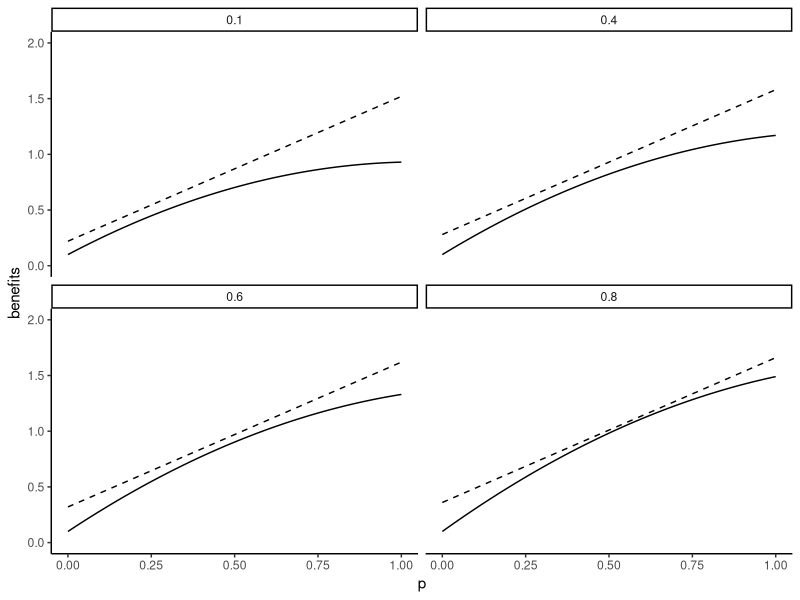

R code for this plot: (Note: this script raises an error after producing the figure.)
######################################
#### Script for loss-aversion ABM ####
######################################

# Packages ----
library(tidyverse)
theme_set(theme_classic())
nice_colors <- c("#ADDFB3",
                 "#4A5E4C",
                 "#916C63",
                 "#8F8091",
                 "#DEAEA2",
                 "#D8B8DE",
                 "#7B9E7F")

# Enviroment (Set-up) ----
# We need a cost function for the policy
cost_function <- function(t,p) {
  cost <- 0.2 + 1.3*p + 0.2*t
  return(cost)
}

# We need a benefit function for the policy
benefit_function <- function(t,p) {
  benefit <- 0.1 + 1.5*p + -0.75*(p^2) + 0.8*t*p
}

# Let's try it 
functions_df <- expand_grid(p = seq(0, 1, 
                                    length.out = 100),
                            t = c(0.1, 
                                  0.4, 
                                  0.6, 
                                  0.8))

benefits <- pmap_dbl(functions_df, benefit_function)
costs <- pmap_dbl(functions_df, cost_function)

functions_df <- functions_df %>% 
  mutate(benefits = benefits, 
         costs = costs)

functions_df %>% 
  ggplot(aes(
    x = p, 
    y = benefits
  )) +
  geom_line() +
  geom_line(data = functions_df, 
            aes(
              x = p, 
              y = costs
            ), 
            linetype = "dashed") +
  ylim(c(0,2)) +
  facet_wrap(~t)

# Okay this seems relatively tenable 

# ABM ----

# Parameters 

N <- 50

turns <- 100

rounds <- 1

b_rate <- 0.1

age_categories <- 10

learn_prob_age <- c(rep(0.1, times = age_categories))
age_probs <- c(rep(0.1, times = age_categories))


# Dataframe to keep track of results
output_df <- matrix(
  data = NA_real_,
  nrow = turns * rounds,
  ncol = 3 + age_categories
) %>%
  as.data.frame()

colnames(output_df) <- c("turn", 
                         "round", 
                         map_chr(.x = 1:age_categories, 
                                 ~ paste0("p_",.x)), 
                         "total_p")

output_df$turn <- rep(1:turns, rounds)
output_df$round <- as.factor(rep(1:rounds, each = turns))

# Begin the rounds
for (round in 1:rounds) {
  
  agents_df <- matrix(data = NA_real_,
                      nrow = N,
                      ncol = (3+turns)) %>%
    as.data.frame()
  
  colnames(agents_df) <- c("id", "type", "age",1:turns)
  
  # We begin by assigning each agent a type at random
  # And a starting policy at random
  
  agents_df$id <- c(1:N)
  agents_df$type <- runif(N)
  agents_df[,4] <- runif(N)
  
  # Then we assing age categories at random as well
  # Let's start with 10 age categories
  agents_df$age <- sample(c(1:10), 
                          size = N, 
                          replace = T, 
                          prob = age_probs)
  
  print(table(agents_df$age))
  
  # Average policy for each age-group
  smdf <- agents_df %>% 
    select(age,4) 
  colnames(smdf) <- c("age","p")
  smdf <- smdf %>% group_by(age) %>% summarise(avg = mean(p)) %>% ungroup()
  
  smdf <- smdf  %>% 
    add_row(
      age = setdiff(1:age_categories, smdf$age), 
      avg = rep(0, times = length(setdiff(1:age_categories, smdf$age)))) %>% 
    arrange(age)
  
  # Initial average preference
  output_df[output_df$turn == 1 &
              output_df$round == round, 3:(ncol(output_df)-1)] <-
    smdf %>% pull(avg)
  output_df[output_df$turn == 1 &
              output_df$round == round,ncol(output_df)] <- mean(agents_df[,4])
  
  # Build the loop for each turn
  
  for (turn in 2:turns) {
    
    # Calculate benefits for each agent of current policy
    benefits <- map2_dbl(.x = agents_df$type,
                         .y = agents_df[,(turn+2)],
                         benefit_function)
    
    # Calculate costs for each agent for current policy
    costs <- map2_dbl(.x = agents_df$type,
                      .y = agents_df[, (turn+2)],
                      cost_function)
    
    # Get net benefits
    net_benefits <- benefits-costs
    
    # Pick demonstrators at random
    demonstrators <- sample(c(1:nrow(agents_df)),
                            size = nrow(agents_df),
                            replace = T)
    
    # Function for prob of learning by age 
    
    
    # I am going to assume that the status quo policy will be the one that individuals currently hold 
    # For whom is the observed new policy lower than where they currently are?
    lower_policy <- which(agents_df[demonstrators,turn+2] < agents_df[,turn+2])
    
    # For whom is the observed new policy higher than where they currently are? 
    higher_policy <- which(agents_df[demonstrators,turn+2] >= agents_df[,turn+2])
    
    # Empty container for benefit comparison
    benefits_comparison <- vector(length = nrow(agents_df), mode = "numeric")
    
    # Benefit comparisons for those where new policy is lower
    benefits_comparison[lower_policy] <- (net_benefits[demonstrators[lower_policy]] - net_benefits[lower_policy]) - 
      lambda/((10-agents_df$age[lower_policy])+1) * (benefits[lower_policy]-benefits[demonstrators[lower_policy]])
    
    # Benefit comparisons for those where new policy is higher 
    benefits_comparison[higher_policy] <- (net_benefits[demonstrators[higher_policy]] - net_benefits[higher_policy]) - 
      lambda/((10-agents_df$age[higher_policy])+1) * (costs[demonstrators[higher_policy]]-costs[higher_policy])
    
    # People who perceive a higher net-benefit with the observe policy learn
    # Otherwise they stay where they are 
    learners <- which(benefits_comparison > 0)
    nonlearners <- which(benefits_comparison <= 0)
    
    # Learners update
    agents_df[learners, (turn+3)] <-
      agents_df[, turn+2][demonstrators[learners]]
    
    # Non-learners stay
    agents_df[nonlearners, (turn+3)] <-
      agents_df[nonlearners, (turn+2)]
    
    # Keep track of average policy for each age-group
    smdf <- agents_df %>% 
      select(age,(turn+3)) 
    colnames(smdf) <- c("age","p")
    smdf <- smdf %>% group_by(age) %>% summarise(avg = mean(p)) %>% ungroup()
    smdf <- smdf  %>% 
      add_row(
        age = setdiff(1:age_categories, smdf$age), 
        avg = rep(0, times = length(setdiff(1:age_categories, smdf$age)))) %>% 
      arrange(age)
    
    output_df[output_df$turn == turn &
                output_df$round == round, 4:(ncol(output_df)-1)] <-
      smdf %>% pull(avg)
    
    output_df[output_df$turn == turn &
                output_df$round == round, ncol(output_df)] <- mean(agents_df[,(turn+3)])
    
    # Now, people on the last category die 
    agents_df <- agents_df %>% 
      filter(age != 10)
    
    # And everyone else ages 1 year
    agents_df$age <- agents_df$age+1
    
    # New births 
    new_births <- round(nrow(agents_df) * b_rate)
    
    if(new_births > 0) {
      new_ids <- c((max(agents_df$id)+1):(max(agents_df$id)+(new_births)))
      # Add new members to the dataframe
      agents_df <- agents_df %>% 
        add_row(
          id = new_ids,
          type = sample(agents_df$type, size = new_births, replace = T), 
          age = 1
        )
      
      # New policies for the newborns
      agents_df[agents_df$id %in% new_ids,turn+3] <- sample(na.omit(agents_df[,turn+3]),
                                                            size = new_births,
                                                            replace = T)
    }
  }
}

# Examine the results ----

output_df %>% 
  pivot_longer(4:13, 
               values_to = "p", 
               names_to = "group") %>% 
  ggplot(
    aes(
      x = turn, 
      y = p, 
      color = group
    )
  ) +
  geom_line() +
  facet_wrap(~round)

output_df %>% 
  ggplot(
    aes(
      x = turn, 
      y = total_p
    )
  ) +
  geom_line()  +
  facet_wrap(~round)

# Change per round ----

calculate_change_per_round <- function(rounds, turns) {
  change_matrix <- matrix(NA_real_, 
                          nrow = (turns-1), 
                          ncol = rounds)
  
  for (r in 1:rounds) {
    change_matrix[,r] <- abs(diff(output_df[output_df$round==r,]$total_p))
  }
  
  return(change_matrix)
}

chgs <- calculate_change_per_round(rounds = 20, turns = 100)

colSums(chgs)
mean(colSums(chgs))
median(colSums(chgs))
sd(colSums(chgs))